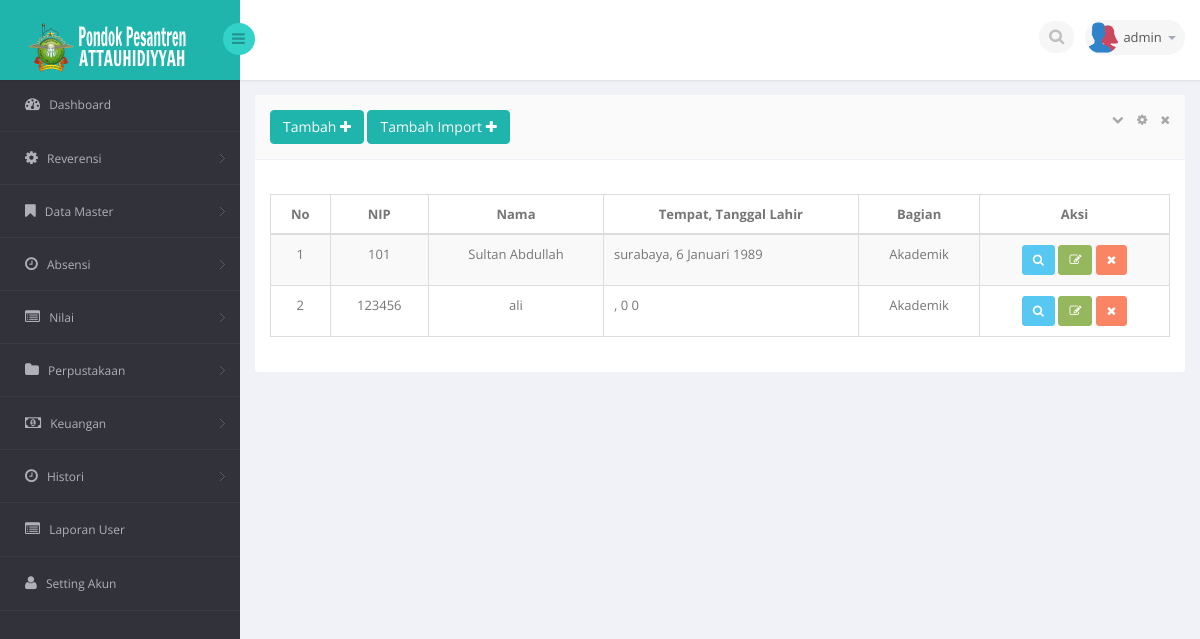
The app's page /med.php?mod=pegawai (signed in) with its own data.
### tables this page shows
CREATE TABLE IF NOT EXISTS `user` (
`id` int(11) NOT NULL,
  `id_user` varchar(50) NOT NULL,
  `id_sekolah` int(11) NOT NULL,
  `nama` varchar(45) NOT NULL,
  `username` varchar(20) NOT NULL,
  `password` varchar(50) NOT NULL,
  `level` varchar(20) NOT NULL,
  `last_login` datetime NOT NULL,
  `akses_master` text NOT NULL
);

CREATE TABLE IF NOT EXISTS `pegawai` (
`id` int(10) unsigned NOT NULL,
  `nip` varchar(30) NOT NULL,
  `nrp` varchar(30) DEFAULT NULL,
  `nuptk` varchar(30) DEFAULT NULL,
  `nama` varchar(100) NOT NULL,
  `panggilan` varchar(50) DEFAULT NULL,
  `gelarawal` varchar(45) DEFAULT NULL,
  `gelarakhir` varchar(45) DEFAULT NULL,
  `tmplahir` varchar(50) DEFAULT NULL,
  `tgllahir` date DEFAULT NULL,
  `agama` varchar(50) DEFAULT NULL,
  `noid` varchar(50) DEFAULT NULL,
  `alamat` varchar(255) DEFAULT NULL,
  `handphone` varchar(20) DEFAULT NULL,
  `email` varchar(50) DEFAULT NULL,
  `foto` blob,
  `bagian` varchar(50) NOT NULL,
  `nikah` varchar(50) NOT NULL,
  `keterangan` varchar(200) DEFAULT NULL,
  `kelamin` varchar(50) NOT NULL,
  `pinpegawai` varchar(100) DEFAULT NULL,
  `mulaikerja` date DEFAULT NULL,
  `status` varchar(45) DEFAULT NULL,
  `ketnonaktif` varchar(45) DEFAULT NULL,
  `pensiun` date DEFAULT NULL,
  `doaudit` tinyint(1) DEFAULT '0'
);

### session.php (called while the page is built, shortened)
<?php
	include"lib/conn.php";
	$level_check = $_SESSION['level'];
	$user_check = $_SESSION['login_user'];
	if ($level_check=='siswa') {
			$ses_sql=mysqli_query($conn,"select panggilan from siswa where nis = '$user_check'");
		$row = mysqli_fetch_assoc($ses_sql);
		$login_session = $row['panggilan'];
		if(!isset($login_session)){
			mysqli_close($conn);
			header('location: login.php');
		}
	}else{
		$ses_sql=mysqli_query($conn,"select *from user where username = '$user_check'");
		$row = mysqli_fetch_assoc($ses_sql);
		$login_session = $row['username'];
	}
?>

### lib/all_function.php (called while the page is built, shortened)
<?php
function NamaBulan($bln)
{
	if ($bln == 1)
		return "Januari";
	elseif ($bln == 2)
		return "Februari";
	elseif ($bln == 3)
		return "Maret";
	elseif ($bln == 4)
		return "April";
	elseif ($bln == 5)
		return "Mei";
	elseif ($bln == 6)
		return "Juni";
	elseif ($bln == 7)
		return "Juli";
	elseif ($bln == 8)
		return "Agustus";
	elseif ($bln == 9)
		return "September";
	elseif ($bln == 10)
		return "Oktober";
	elseif ($bln == 11)
		return "November";
	elseif ($bln == 12)
		return "Desember";
}
?>

### mod/data_pelengkap/pegawai.php (the view, shortened to what this page needs)
<?php
	if(isset($_SESSION['pegawai']) AND $_SESSION['pegawai'] <> 'TRUE')
	{
		?>
		  <div class="alert alert-danger alert-dismissible" id="succsess-alert">
	        <button type="button" class="close" data-dismiss="alert" aria-hidden="true">&times;</button>
	        <h4><i class="icon fa fa-ban"></i> Alert!</h4>
	        Dilarang mengakses file ini.
	      </div>
		<?php
	}
	else{
	$linkaksi = 'med.php?mod=pegawai';
	if(isset($_GET['act']))
	{
		$act = $_GET['act'];
		$linkaksi .= '&act='.$act;
	}
	else
	{
		$act = '';
	}
	$aksi = 'mod/data_pelengkap/act_pegawai.php';
	?>
	<?php
	switch ($act) {
			?>
			<?php
		default :
			?>
		        <div class="row">
		            <div class="clearfix">
		            <div class="col-sm-12">
		                <section class="panel">
		                    <header class="panel-heading">
		                        <?php if($_SESSION['level']=='admin'){?>
		                        	<a href="med.php?mod=pegawai&act=form">
									<button class="btn btn-primary">
										Tambah <i class="fa fa-plus"></i>
									</button>
									</a>
								<?php }?>
								<?php if($_SESSION['level']=='admin'){?>
		                        	<a href="med.php?mod=pegawai&act=formimport">
									<button class="btn btn-primary">
										Tambah Import <i class="fa fa-plus"></i>
									</button>
									</a>
								<?php }?>
		                        <span class="tools pull-right">
		                            <a href="javascript:;" class="fa fa-chevron-down"></a>
		                            <a href="javascript:;" class="fa fa-cog"></a>
		                            <a href="javascript:;" class="fa fa-times"></a>
		                         </span>
		                    </header>
		                    <div class="panel-body">
		                        <div class="adv-table editable-table table-responsive">
		                            <div class="clearfix">
		                            </div>
		                            <table class="table table-striped table-hover table-bordered" id="example">
		                                <thead>
		                                <tr>
											<th class="text-center">No</th>
											<th class="text-center">NIP</th>
											<th class="text-center">Nama</th>
		                                    <th class="text-center">Tempat, Tanggal Lahir</th>
		                                    <th class="text-center">Bagian</th>
											<?php if($_SESSION['level']=='admin' ){?>
		                                    <th class="text-center">Aksi</th>
											<?php }?>
										</tr>
		                                </thead>
		                                <tbody>
		                                <?php
											$query = "SELECT `id`, `nip`, `nrp`, `nuptk`, `nama`, `panggilan`, `gelarawal`, `gelarakhir`, `tmplahir`,tgllahir,DAY(tgllahir) as tgl,MONTH(tgllahir) as bln,YEAR(tgllahir) as thn, `agama`, `noid`, `alamat`, `handphone`, `email`, `foto`, `bagian`, `nikah`, `keterangan`, `kelamin`, `pinpegawai`, `mulaikerja`, `status`, `ketnonaktif`, `pensiun`, `doaudit` FROM `pegawai` ";
											$sql_kul = mysqli_query($conn,$query);
											$i=1;
											while ($m = mysqli_fetch_assoc($sql_kul)) {
										?>
		                                <tr class="">
		                                    <td align="center"><?php echo $i ?></td>
		                                    <td align="center"><?php echo $m['nip']?></td>
		                                    <td align="center"><?php echo $m['nama']?></td>
		                                    <td ><?php echo $m['tmplahir']?>, <?php echo $m['tgl']?> <?php echo NamaBulan($m['bln']) ?> <?php echo $m['thn']?></td>
		                                    <td align="center"><?php echo $m['bagian']?></td>
											<td align="center">
		                                    <?php if($_SESSION['level']=='admin' ){?>
		                                   		<a href="med.php?mod=pegawai&act=detail&id=<?php echo $m['id'] ?>" ><button class="btn btn-info btn-sm"><i class="fa fa-search"></i></button> </a>
		                                        <a href="med.php?mod=pegawai&act=form&id=<?php echo $m['id'] ?>" ><button class="btn btn-success btn-sm"><i class="fa fa-edit"></i></button> </a>
												<a href="<?php echo $aksi ?>?mod=pegawai&act=hapus&id=<?php echo $m['id'] ?>" onclick="return myFunction();"><button class="btn btn-danger btn-sm"><i class="fa fa-times"></i></button> </a>
											</td>
											 <?php }?>
		                                </tr>
		                                <?php
		 									 $i++;
		 								 }
		 								?>
		                                </tbody>
		                            </table>
		                        </div>
		                    </div>
		                </section>
		            </div>
		        </div>
			<?php
		break;
		?>
		<?php
	}
	}
?>

### med.php (shortened to what this page needs)
<?php
    include"session.php";
?>
<!DOCTYPE html>
<html lang="en">
<head>
    <link href="bs3/css/bootstrap.min.css" rel="stylesheet">
    <link href="css/bootstrap-reset.css" rel="stylesheet">
    <link href="font-awesome/css/font-awesome.css" rel="stylesheet" />
    <link rel="stylesheet" href="css/bootstrap-switch.css" />
    <link rel="stylesheet" type="text/css" href="js/bootstrap-fileupload/bootstrap-fileupload.css" />
    <link rel="stylesheet" type="text/css" href="js/bootstrap-wysihtml5/bootstrap-wysihtml5.css" />
    <link rel="stylesheet" type="text/css" href="js/bootstrap-datepicker/css/datepicker.css" />
    <link rel="stylesheet" type="text/css" href="js/bootstrap-colorpicker/css/colorpicker.css" />
    <link rel="stylesheet" type="text/css" href="js/bootstrap-daterangepicker/daterangepicker-bs3.css" />
    <link rel="stylesheet" type="text/css" href="js/bootstrap-datetimepicker/css/datetimepicker.css" />
    <link rel="stylesheet" type="text/css" href="js/jquery-multi-select/css/multi-select.css" />
    <link rel="stylesheet" type="text/css" href="js/jquery-tags-input/jquery.tagsinput.css" />
    <link rel="stylesheet" type="text/css" href="js/select2/select2.css" />
    <link href="js/jvector-map/jquery-jvectormap-1.2.2.css" rel="stylesheet">
    <link href="css/clndr.css" rel="stylesheet">
    <link href="js/css3clock/css/style.css" rel="stylesheet">
    <link rel="stylesheet" href="js/morris-chart/morris.css">
    <link href="js/advanced-datatable/css/demo_page.css" rel="stylesheet" />
    <link href="js/advanced-datatable/css/demo_table.css" rel="stylesheet" />
    <link rel="stylesheet" href="css/datatables/fixedHeader.bootstrap.min.css">
    <link rel="stylesheet" href="css/datatables/responsive.bootstrap.min.css">
    <link rel="stylesheet" href="css/datatables/buttons.dataTables.min.css">
    <link rel="stylesheet" href="css/jquery.steps.css?1">
    <link href="css/style.css" rel="stylesheet">
    <link href="css/style-responsive.css" rel="stylesheet" />
</head>
<body>
<section id="container" >
<header class="header fixed-top clearfix">
<div class="brand">
    <a href="med.php?mod=home" class="logo">
        <img class="img-responsive" src="images/logo.png" alt="">
    </a>
    <div class="sidebar-toggle-box">
        <div class="fa fa-bars"></div>
    </div>
</div>
<div class="top-nav clearfix">
    <ul class="nav pull-right top-menu">
        <li>
            <input type="text" class="form-control search" placeholder=" Search">
        </li>
        <li class="dropdown">
            <a data-toggle="dropdown" class="dropdown-toggle" href="#">
                <img alt="" src="images/users.png">
                <span class="username"><?php echo $login_session ?></span>
                <b class="caret"></b>
            </a>
        </li>
    </ul>
</div>
</header>
<aside class="position-fixed">
    <div id="sidebar" class="nav-collapse">
                    <div class="leftside-navigation">
            <ul class="sidebar-menu" id="nav-accordion">
                <li>
                    <a href="index.php">
                        <i class="fa fa-dashboard"></i>
                        <span>Dashboard</span>
                    </a>
                </li>
                <?php
                if ($_SESSION['level']=='perpustakaan') {
                ?>
                <li class="sub-menu">
                    <a href="javascript:;">
                        <i class="fa fa-folder"></i>
                        <span>Perpustakaan</span>
                    </a>
                    <ul class="sub">
                        <li><a href="med.php?mod=kategori_buku">Kategori Buku</a></li>
                        <li><a href="med.php?mod=sumber_buku">Sumber Buku</a></li>
                        <li><a href="med.php?mod=rak_buku">Rak Buku</a></li>
                        <li><a href="med.php?mod=buku">Buku</a></li>
                        <li><a href="med.php?mod=peminjaman">Data Peminjaman</a></li>
                        <li><a href="med.php?mod=pengembalian">Data Pengembalian</a></li>
                        <li><a href="med.php?mod=kas">Kas</a></li>
                    </ul>
                </li>
                <?php
                }elseif($_SESSION['level']=='admin' OR $_SESSION['level']=='superadmin'){
                ?>
                <li class="sub-menu">
                    <a href="javascript:;">
                        <i class="fa fa-cog"></i>
                        <span>Reverensi</span>
                    </a>
                </li>
                <li class="sub-menu">
                    <a href="javascript:;">
                        <i class="fa fa-bookmark"></i>
                        <span>Data Master</span>
                    </a>
                </li>
                <li class="sub-menu">
                    <a href="javascript:;">
                        <i class="fa fa-clock-o"></i>
                        <span>Absensi</span>
                    </a>
                </li>
                <li class="sub-menu">
                    <a href="javascript:;">
                        <i class="fa fa-list-alt"></i>
                        <span>Nilai</span>
                    </a>
                </li>
                <li class="sub-menu">
                    <a href="javascript:;">
                        <i class="fa fa-folder"></i>
                        <span>Perpustakaan</span>
                    </a>
                </li>
                <li class="sub-menu">
                    <a href="javascript:;">
                        <i class="fa fa-money"></i>
                        <span>Keuangan</span>
                    </a>
                </li>
                <li class="sub-menu">
                    <a href="javascript:;">
                        <i class="fa fa-clock-o"></i>
                        <span>Histori</span>
                    </a>
                </li>
                <li>
                    <a href="med.php?mod=laporan_user">
                        <i class="fa fa-list-alt"></i>
                        <span>Laporan User</span>
                    </a>
                </li>
                <li>
                    <a href="med.php?mod=userakun&act=admin">
                    <i class="fa fa-user"></i>
                        <span>Setting Akun</span>
                    </a>
                </li>
                <?php
                }
                ?>
            </ul>
        </div>
    </div>
</aside>
<section id="main-content">
    <section class="wrapper">
         <?php include"content.php"; ?>
    </section>
</section>
</section>
</body>
</html>

### records on screen
user: username "admin"
pegawai: nip "101", nama "Sultan Abdullah", tmplahir "surabaya", tgl "6", bln "Januari", thn "1989", bagian "Akademik"
pegawai: nip "123456", nama "ali", tgl "0", thn "0", bagian "Akademik"
